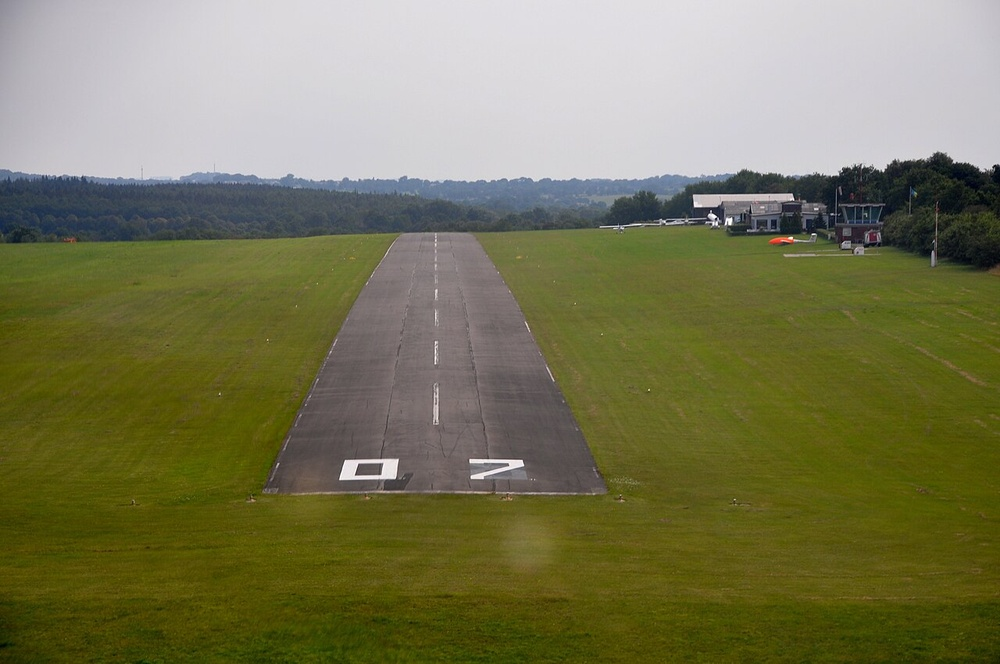
#> input picture data/q1/Runway.jpg, 1000 x 664 px, shrunk from 1280 x 850 before the run, found by its file name
$ python solve.py   (older library calls are emulated)
#> lines starting #> are read from the running program, lines starting #| are printed output that depends on the picture; after the words box and inside, x2 and y2 are one past the last pixel; in counts of white or black regions, pixels touching at a corner belong together
import time
from pathlib import Path
from typing import cast

import cv2
import matplotlib.pyplot as plt
import numpy as np

q1_started = time.perf_counter()

DATA = Path("data/q1")
OUT = Path("outputs/q1")
OUT.mkdir(parents=True, exist_ok=True)


def grass_mask(img):
    hsv = cv2.cvtColor(img, cv2.COLOR_BGR2HSV)
    h, s = hsv[..., 0], hsv[..., 1]
    mask = ((h > 20) & (h < 90) & (s > 60)).astype(np.uint8)
    return cv2.morphologyEx(mask, cv2.MORPH_CLOSE, np.ones((5, 5), np.uint8))


def horizon_row(grass):
    rows = grass.mean(axis=1)
    return int(np.argmax(rows > 0.5))


def runway_mask(grass, y_h):
    cand = 1 - grass
    cand[: y_h + 5] = 0
    cand = cv2.morphologyEx(cand, cv2.MORPH_OPEN, np.ones((7, 7), np.uint8))
    _, lab, stats, _ = cv2.connectedComponentsWithStats(cand)
    best = 1 + np.argmax(stats[1:, cv2.CC_STAT_AREA])
    mask = (lab == best).astype(np.uint8)
    return cv2.morphologyEx(mask, cv2.MORPH_CLOSE, np.ones((15, 15), np.uint8))


def side_points(mask):
    ys, left, right = [], [], []
    rows = np.where(mask.any(axis=1))[0]
    y0, y1 = rows.min(), rows.max()
    margin = int(0.04 * (y1 - y0))
    for y in range(y0 + margin, y1 - margin):
        xs = np.where(mask[y])[0]
        ys.append(y)
        left.append(xs.min())
        right.append(xs.max())
    ys = np.array(ys, float)
    return ys, np.array(left, float), np.array(right, float), (y0, y1)


def refine_with_edges(gray, ys, xs, band=6):
    gx = cv2.Sobel(cv2.GaussianBlur(gray, (5, 5), 0), cv2.CV_32F, 1, 0, ksize=3)
    out = []
    for y, x in zip(ys.astype(int), xs.astype(int), strict=True):
        lo, hi = max(x - band, 0), min(x + band + 1, gray.shape[1])
        out.append(lo + np.argmax(np.abs(gx[y, lo:hi])))
    return np.array(out, float)


def robust_line(ys, xs):
    pts = np.c_[xs, ys].astype(np.float32)
    vx, vy, x0, y0 = cv2.fitLine(pts, cv2.DIST_HUBER, 0, 0.01, 0.01).ravel()
    a = vx / vy
    b = x0 - a * y0
    resid = np.abs(xs - (a * ys + b))
    return a, b, resid


img = cast(np.ndarray, cv2.imread(str(DATA / "Runway.jpg")))
#> img is the input picture: shape (664, 1000, 3); mean B, G, R 85.2, 120.4, 121.2
gray = cv2.cvtColor(img, cv2.COLOR_BGR2GRAY)
grass = grass_mask(img)
#> in grass_mask, `hsv = cv2.cvtColor(img, cv2.COLOR_BGR2HSV)`: hsv: shape (664, 1000, 3); mean H, S, V 63.2, 120.9, 124.9
#> in grass_mask, `h, s = hsv[..., 0], hsv[..., 1]`:
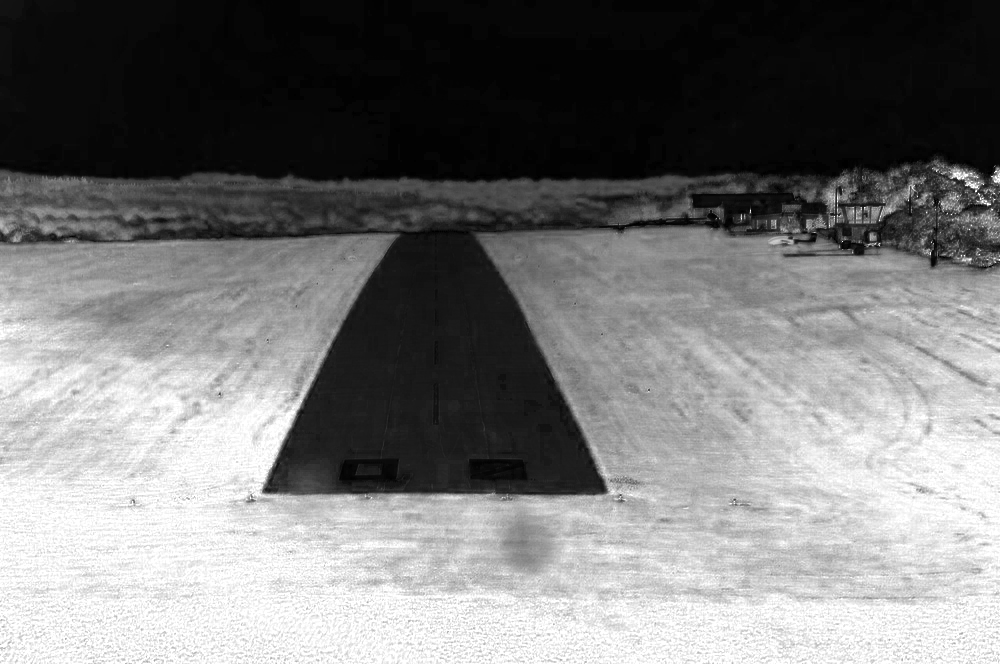
#> s: shape (664, 1000); min 0, max 255, mean 120.9
#> in grass_mask, `mask = ((h > 20) & (h < 90) & (s > 60)).astype(np.uint8)`: mask: shape (664, 1000); values 0 (black) and 1 (white), 55.8% white; 42 black regions (39 under 20 px), largest, box (x1, y1, x2, y2) and area: (0, 0, 1000, 500) 293123, (785, 254, 816, 257) 64, (994, 205, 1000, 219) 40
#> in grass_mask, `return cv2.morphologyEx(mask, cv2.MORPH_CLOSE, np.ones((5, 5), np.uint..`:
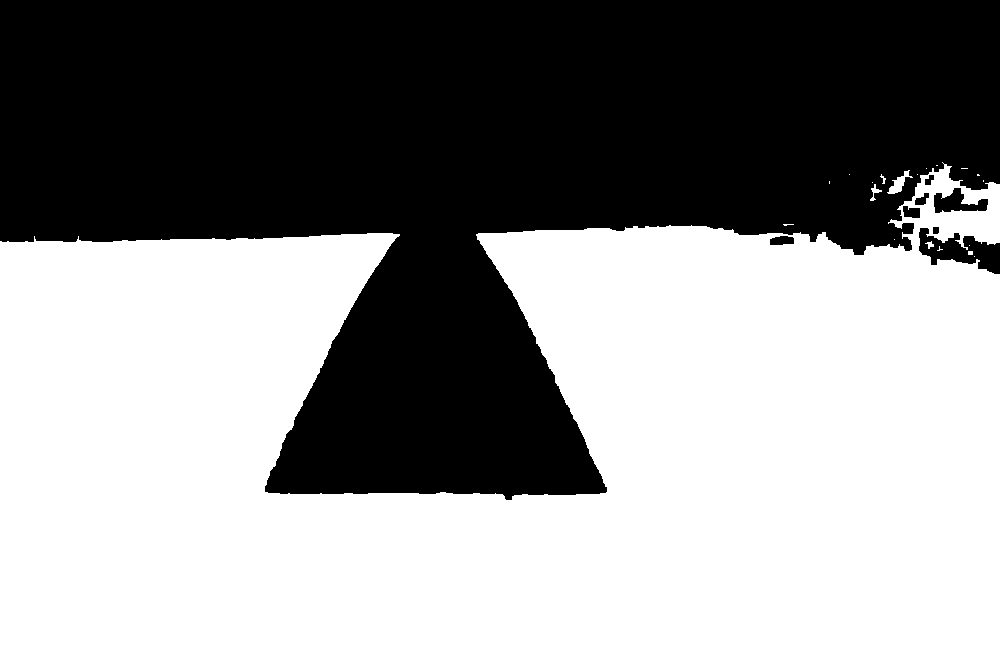
#> returned value: shape (664, 1000); values 0 (black) and 1 (white), 56.2% white; 8 black regions, largest, box (x1, y1, x2, y2) and area: (0, 0, 1000, 500) 287897, (919, 228, 1000, 274) 1913, (934, 188, 988, 213) 734
y_h = horizon_row(grass)
#> in horizon_row, `rows = grass.mean(axis=1)`: rows = 664 values, max 1 at index 500, min 0 at index 0, mean 0.562
#> y_h = 235
runway = runway_mask(grass, y_h)
#> in runway_mask, `cand[: y_h + 5] = 0`: cand: shape (664, 1000); values 0 (black) and 1 (white), 9% white; 9 white regions (2 under 20 px), largest, box (x1, y1, x2, y2) and area: (265, 240, 607, 500) 57023, (919, 240, 1000, 274) 1683, (831, 240, 912, 255) 644
#> in runway_mask, `cand = cv2.morphologyEx(cand, cv2.MORPH_OPEN, np.ones((7, 7), np.uint8))`: cand: shape (664, 1000); values 0 (black) and 1 (white), 8.9% white; 5 white regions, box (x1, y1, x2, y2) and area: (266, 240, 605, 499) 57000, (920, 240, 1000, 274) 1432, (840, 240, 866, 255) 298, (904, 240, 911, 249) 63, (890, 240, 898, 247) 56
#> in runway_mask, `_, lab, stats, _ = cv2.connectedComponentsWithStats(cand)`:
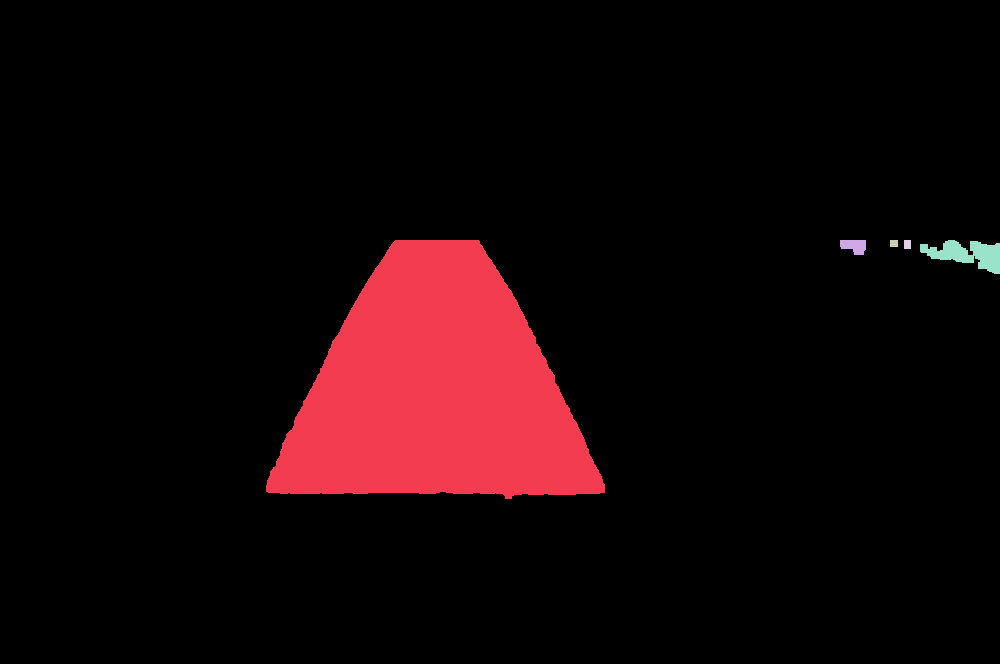
#> lab: shape (664, 1000) int32; 6 distinct labels, from 0 to 5; one colour per label, 0 black
#> in runway_mask, `_, lab, stats, _ = cv2.connectedComponentsWithStats(cand)`: stats = [[0, 0, 1000, 664, 605151], [266, 240, 339, 259, 57000], [840, 240, 26, 15, 298], [890, 240, 8, 7, 56], [904, 240, 7, 9, 63], [920, 240, 80, 34, 1432]]
#> in runway_mask, `best = 1 + np.argmax(stats[1:, cv2.CC_STAT_AREA])`: best = 1
#> in runway_mask, `mask = (lab == best).astype(np.uint8)`: mask: shape (664, 1000); values 0 (black) and 1 (white), 8.6% white; 1 white region, box (x1, y1, x2, y2) and area: (266, 240, 605, 499) 57000
#> in runway_mask, `return cv2.morphologyEx(mask, cv2.MORPH_CLOSE, np.ones((15, 15), np.ui..`: returned value: shape (664, 1000); values 0 (black) and 1 (white), 8.6% white; 1 white region, box (x1, y1, x2, y2) and area: (266, 240, 605, 499) 57037
ys, xl, xr, (y_top, y_bot) = side_points(runway)
#> in side_points, `rows = np.where(mask.any(axis=1))[0]`: rows = 259 values from 240 to 498
#> in side_points, `y0, y1 = rows.min(), rows.max()`: y0 = 240; y1 = 498
#> in side_points, `margin = int(0.04 * (y1 - y0))`: margin = 10
#> after the loop in side_points, `for y in range(y0 + margin, y1 - margin):`: left = 238 values, max 387 at index 0, min 266 at index 235, mean 321.8; right = 238 values from 484 to 604; ys = 238 values from 250 to 487
#> ys = 238 values from 250 to 487; xl has the same summary as left in side_points; xr = 238 values from 484 to 604; y_top = 240; y_bot = 498
xl_ref = refine_with_edges(gray, ys, xl)
#> in refine_with_edges, `gx = cv2.Sobel(cv2.GaussianBlur(gray, (5, 5), 0), cv2.CV_32F, 1, 0, ks..`:
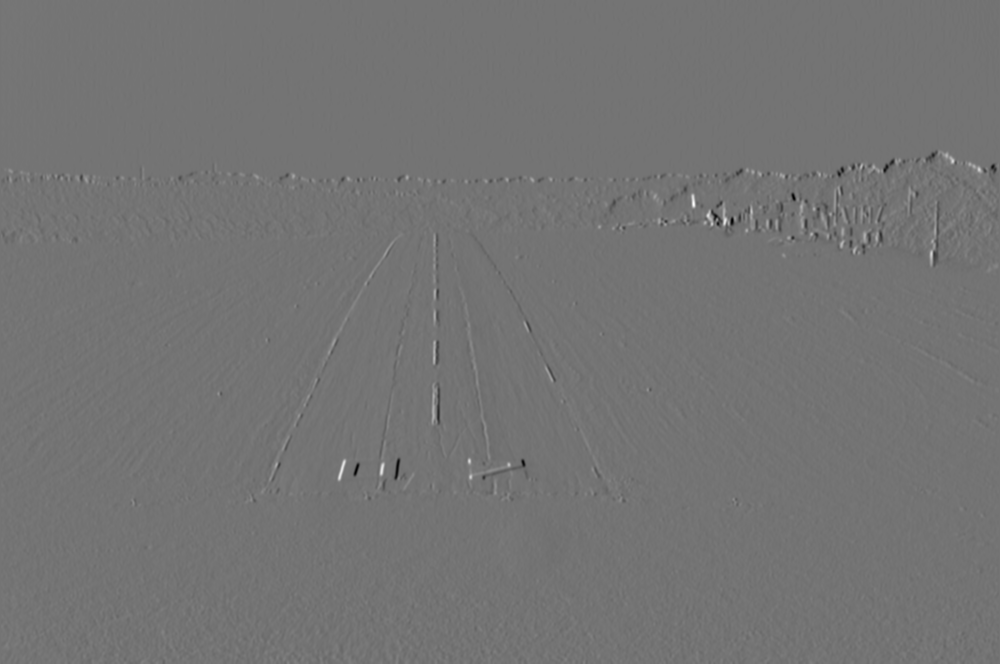
#> gx: shape (664, 1000) float32; min -405, max 485, mean 0; drawn with min black and max white
#> the loop in refine_with_edges, `for y, x in zip(ys.astype(int), xs.astype(int), strict=True):` made 238 passes
#> (x, lo, hi) on passes 1 to 3: (387, 381, 394), (387, 381, 394), (386, 380, 393)
#> after the loop in refine_with_edges, `for y, x in zip(ys.astype(int), xs.astype(int), strict=True):`: out = 238 values, max 387 at index 0, min 260 at index 236, mean 322.1
#> xl_ref has the same summary as out in refine_with_edges
xr_ref = refine_with_edges(gray, ys, xr)
#> the loop in refine_with_edges (call 2), `for y, x in zip(ys.astype(int), xs.astype(int), strict=True):` made 238 passes
#> (x, lo, hi) on passes 1 to 3: (484, 478, 491), (485, 479, 492), (485, 479, 492)
#> xr_ref = 238 values, max 609 at index 234, min 483 at index 0, mean 548.5

lines = {}
for name, xs in [("left", xl_ref), ("right", xr_ref)]:
    a, b, resid = robust_line(ys, xs)
    lines[name] = (a, b)
    print(
        f"{name:5s}: x = {a:+.4f}*y + {b:.1f}  points {len(ys)}  "
        f"mean |res| {resid.mean():.2f}px  max |res| {resid.max():.2f}px  "
        f"within 3px {np.mean(resid < 3):.1%}"
    )
#> this loop made 2 passes
#> (name, vx in robust_line, vy in robust_line, x0 in robust_line, y0 in robust_line, a, b) on passes 1 to 2: ('left', 0.448, -0.894, 331.2, 349.8, -0.501, 506.3), ('right', 0.45, 0.893, 549.4, 369.5, 0.505, 363)
#| left : x = -0.5006*y + 506.3  points 238  mean |res| 1.70px  max |res| 7.57px  within 3px 84.5%
#| right: x = +0.5045*y + 363.0  points 238  mean |res| 1.61px  max |res| 6.11px  within 3px 80.7%
#> after the loop, lines = {'left': (-0.501, 506.3), 'right': (0.505, 363)}

(al, bl), (ar, br) = lines["left"], lines["right"]
#> al = -0.501; bl = 506.3; ar = 0.505; br = 363
y_vp = (br - bl) / (al - ar)
#> y_vp = 142.6
x_vp = al * y_vp + bl
#> x_vp = 434.9
print(f"horizon row (grass onset) y={y_h}, runway rows {y_top}..{y_bot}")
#| horizon row (grass onset) y=235, runway rows 240..498
print(f"vanishing point of the two boundaries: ({x_vp:.1f}, {y_vp:.1f})")
#| vanishing point of the two boundaries: (434.9, 142.6)

endpoints = {}
for name, (a, b) in lines.items():
    p_top = (int(round(a * y_top + b)), int(y_top))
    p_bot = (int(round(a * y_bot + b)), int(y_bot))
    endpoints[name] = (p_top, p_bot)
    print(f"{name} boundary segment: {p_bot} -> {p_top}")
#> this loop made 2 passes
#> (name, a, b, p_top, p_bot) on passes 1 to 2: ('left', -0.501, 506.3, (386, 240), (257, 498)), ('right', 0.505, 363, (484, 240), (614, 498))
#| left boundary segment: (257, 498) -> (386, 240)
#| right boundary segment: (614, 498) -> (484, 240)
#> after the loop, endpoints = {'left': ((386, 240), (257, 498)), 'right': ((484, 240), (614, 498))}

annot = img.copy()
for p_top, p_bot in endpoints.values():
    cv2.line(annot, p_bot, p_top, (0, 0, 255), 2, cv2.LINE_AA)
#> this loop made 2 passes
#> (p_top, p_bot) on passes 1 to 2: ((386, 240), (257, 498)), ((484, 240), (614, 498))
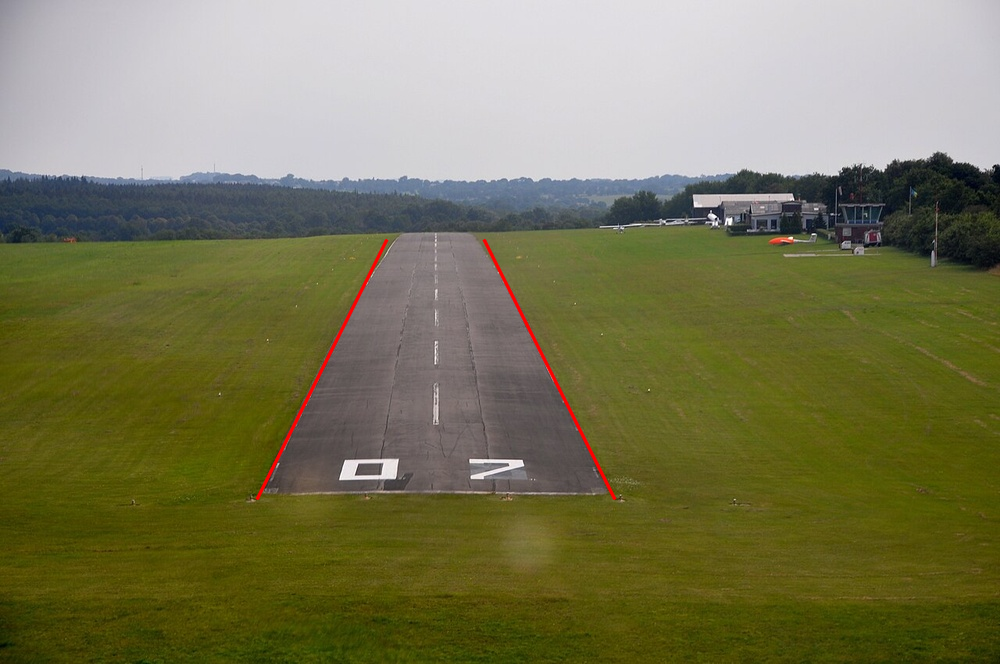
#> annot: shape (664, 1000, 3); 0.42% of pixels changed, all inside (x1, y1, x2, y2) = (255, 238, 617, 501)
cv2.imwrite(str(OUT / "runway_boundaries.png"), annot)
x0c = max(min(p[0] for p in sum(endpoints.values(), ())) - 40, 0)
#> x0c = 217
x1c = max(p[0] for p in sum(endpoints.values(), ())) + 40
#> x1c = 654
cv2.imwrite(
    str(OUT / "runway_boundaries_zoom.png"),
    annot[max(y_top - 20, 0) : y_bot + 20, x0c:x1c],
)
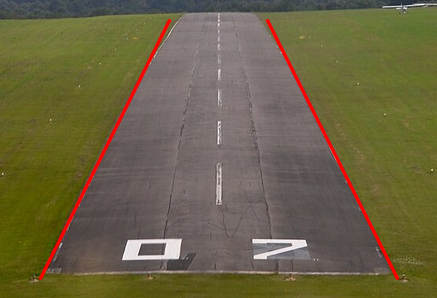
#> saved as runway_boundaries_zoom.png: shape (298, 437, 3); mean B, G, R 68.2, 99.7, 107.7

fig, ax = plt.subplots(1, 3, figsize=(18, 4.5))
ax[0].imshow(grass, cmap="gray")
ax[0].set_title("Grass mask (HSV)")
ax[1].imshow(runway, cmap="gray")
ax[1].set_title("Runway component")
ax[1].plot(xl_ref, ys, "r.", ms=1)
ax[1].plot(xr_ref, ys, "c.", ms=1)
ax[2].imshow(cv2.cvtColor(annot, cv2.COLOR_BGR2RGB))
ax[2].set_title("Detected boundaries")
for a in ax:
    a.axis("off")
plt.tight_layout()
plt.savefig(OUT / "pipeline.png", dpi=110)
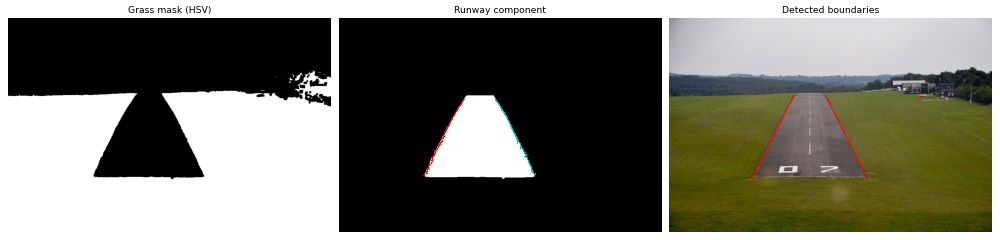
#> figure drawn by matplotlib, 3 panels

print(f"Q1 solve runtime: {time.perf_counter() - q1_started:.2f} s")
